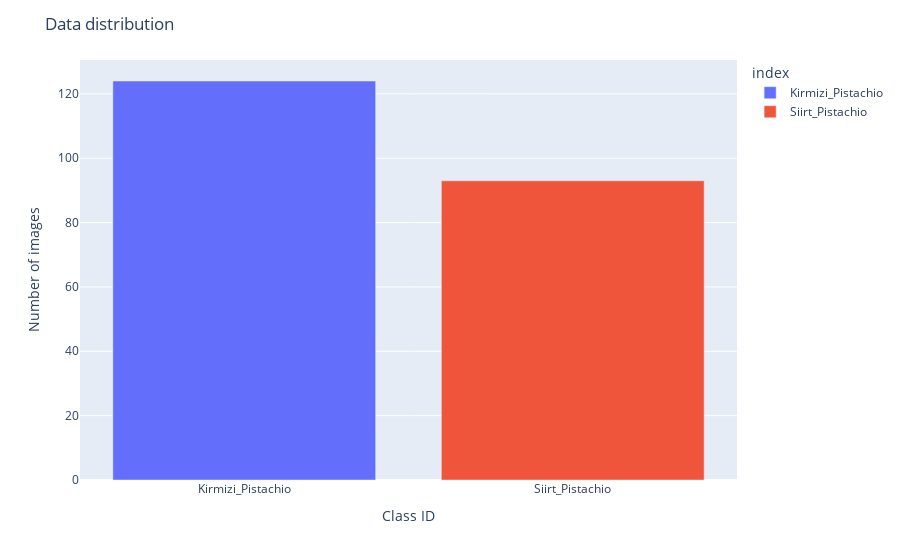

Source (notebook cell):
### Code cell
#distribution of test data
fig = px.bar(class_id_distribution_test, x=class_id_distribution_test.index, y=class_id_distribution_test.values, color=class_id_distribution_test.index)
fig.update_layout(title_text='Data distribution', xaxis_title="Class ID", yaxis_title="Number of images")
fig.show()

### Figure 1 — Plotly figure (JSON) as saved in the notebook; plotly's stock layout.template omitted (floating-point values rounded to 4 significant figures)
{"data": [{"alignmentgroup": "True", "hovertemplate": "index=%{x}<br>y=%{y}<extra></extra>", "legendgroup": "Kirmizi_Pistachio", "marker": {"color": "#636efa", "pattern": {"shape": ""}}, "name": "Kirmizi_Pistachio", "offsetgroup": "Kirmizi_Pistachio", "orientation": "v", "showlegend": true, "textposition": "auto", "type": "bar", "x": ["Kirmizi_Pistachio"], "xaxis": "x", "y": [124], "yaxis": "y"}, {"alignmentgroup": "True", "hovertemplate": "index=%{x}<br>y=%{y}<extra></extra>", "legendgroup": "Siirt_Pistachio", "marker": {"color": "#EF553B", "pattern": {"shape": ""}}, "name": "Siirt_Pistachio", "offsetgroup": "Siirt_Pistachio", "orientation": "v", "showlegend": true, "textposition": "auto", "type": "bar", "x": ["Siirt_Pistachio"], "xaxis": "x", "y": [93], "yaxis": "y"}], "layout": {"barmode": "relative", "legend": {"title": {"text": "index"}, "tracegroupgap": 0}, "margin": {"t": 60}, "title": {"text": "Data distribution"}, "xaxis": {"anchor": "y", "categoryarray": ["Kirmizi_Pistachio", "Siirt_Pistachio"], "categoryorder": "array", "domain": [0, 1], "title": {"text": "Class ID"}}, "yaxis": {"anchor": "x", "domain": [0, 1], "title": {"text": "Number of images"}}}}
